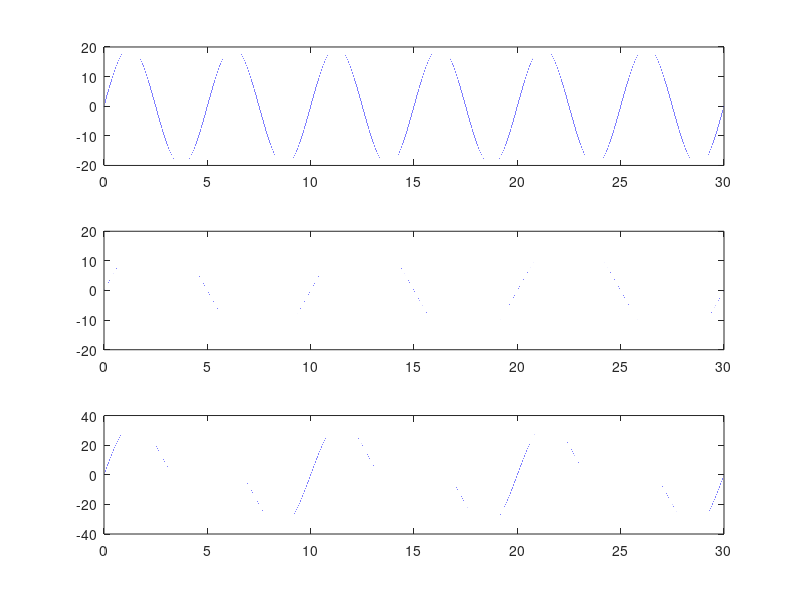

Here is the MATLAB script that generated this plot:
% Lema Henry - Suma
A=20;
fs=20000;
f1=0.2;
f2=0.1;
t=0:1/fs:30;
x1t=A.*sin(2*pi*f1*t)
x2t=A.*sin(2*pi*f2*t)
subplot(3,1,1), plot(t,x1t);
subplot(3,1,2), plot(t,x2t);
yt=x1t+x2t;
subplot(3,1,3), plot(t,yt);

